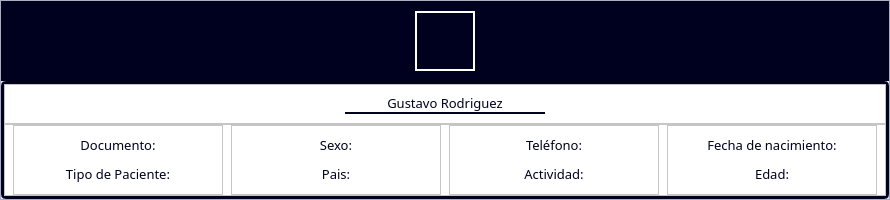
                        <widget class="QFrame" name="data_title_patient_s">
                         <property name="minimumSize">
                          <size>
                           <width>890</width>
                           <height>200</height>
                          </size>
                         </property>
                         <property name="maximumSize">
                          <size>
                           <width>890</width>
                           <height>200</height>
                          </size>
                         </property>
                         <property name="styleSheet">
                          <string notr="true">#data_title_patient {
border: 1px solid;
border-radius: 5px;
border-color: rgb(0, 0, 61);
}

QFrame {
background-color: rgb(221, 226, 249);
}</string>
                         </property>
                         <property name="frameShape">
                          <enum>QFrame::StyledPanel</enum>
                         </property>
                         <property name="frameShadow">
                          <enum>QFrame::Raised</enum>
                         </property>
                         <layout class="QVBoxLayout" name="verticalLayout_13">
                          <property name="spacing">
                           <number>0</number>
                          </property>
                          <property name="leftMargin">
                           <number>0</number>
                          </property>
                          <property name="topMargin">
                           <number>0</number>
                          </property>
                          <property name="rightMargin">
                           <number>0</number>
                          </property>
                          <property name="bottomMargin">
                           <number>0</number>
                          </property>
                          <item>
                           <widget class="QFrame" name="fr_photo_patient_s">
                            <property name="maximumSize">
                             <size>
                              <width>16777215</width>
                              <height>80</height>
                             </size>
                            </property>
                            <property name="styleSheet">
                             <string notr="true">background-color: rgb(0, 0, 31)</string>
                            </property>
                            <property name="frameShape">
                             <enum>QFrame::StyledPanel</enum>
                            </property>
                            <property name="frameShadow">
                             <enum>QFrame::Raised</enum>
                            </property>
                            <layout class="QHBoxLayout" name="horizontalLayout_7">
                             <item alignment="Qt::AlignHCenter">
                              <widget class="QLabel" name="photo_patient_s">
                               <property name="minimumSize">
                                <size>
                                 <width>60</width>
                                 <height>60</height>
                                </size>
                               </property>
                               <property name="maximumSize">
                                <size>
                                 <width>60</width>
                                 <height>60</height>
                                </size>
                               </property>
                               <property name="styleSheet">
                                <string notr="true">border: 2px solid;
border-color: white;</string>
                               </property>
                               <property name="text">
                                <string/>
                               </property>
                               <property name="pixmap">
                                <pixmap>weas de la interface/images/foto-p.png</pixmap>
                               </property>
                               <property name="scaledContents">
                                <bool>true</bool>
                               </property>
                              </widget>
                             </item>
                            </layout>
                           </widget>
                          </item>
                          <item>
                           <widget class="QFrame" name="fr_data_patient_s">
                            <property name="font">
                             <font>
                              <pointsize>10</pointsize>
                             </font>
                            </property>
                            <property name="styleSheet">
                             <string notr="true">#fr_data_patient_s {
border: 3px solid;
border-radius: 5px;
border-color: rgb(0, 0, 31);
}

QFrame {
background-color: white;
}

QLabel {
background-color: white;
color: rgb(0, 0, 31);
}</string>
                            </property>
                            <property name="frameShape">
                             <enum>QFrame::StyledPanel</enum>
                            </property>
                            <property name="frameShadow">
                             <enum>QFrame::Raised</enum>
                            </property>
                            <layout class="QVBoxLayout" name="verticalLayout_14">
                             <property name="spacing">
                              <number>0</number>
                             </property>
                             <property name="leftMargin">
                              <number>0</number>
                             </property>
                             <property name="topMargin">
                              <number>0</number>
                             </property>
                             <property name="rightMargin">
                              <number>0</number>
                             </property>
                             <property name="bottomMargin">
                              <number>0</number>
                             </property>
                             <item>
                              <widget class="QFrame" name="fr_name_s">
                               <property name="minimumSize">
                                <size>
                                 <width>0</width>
                                 <height>40</height>
                                </size>
                               </property>
                               <property name="maximumSize">
                                <size>
                                 <width>16777215</width>
                                 <height>40</height>
                                </size>
                               </property>
                               <property name="frameShape">
                                <enum>QFrame::StyledPanel</enum>
                               </property>
                               <property name="frameShadow">
                                <enum>QFrame::Raised</enum>
                               </property>
                               <layout class="QHBoxLayout" name="horizontalLayout_14">
                                <item>
                                 <widget class="QLabel" name="nombrec_s">
                                  <property name="minimumSize">
                                   <size>
                                    <width>200</width>
                                    <height>20</height>
                                   </size>
                                  </property>
                                  <property name="maximumSize">
                                   <size>
                                    <width>200</width>
                                    <height>20</height>
                                   </size>
                                  </property>
                                  <property name="font">
                                   <font>
                                    <family>Circular Std Book</family>
                                    <pointsize>10</pointsize>
                                   </font>
                                  </property>
                                  <property name="styleSheet">
                                   <string notr="true">border-bottom: 2px solid;
border-radius: 30px;
border-color: rgb(0, 0, 31);</string>
                                  </property>
                                  <property name="text">
                                   <string>Gustavo Rodriguez</string>
                                  </property>
                                  <property name="alignment">
                                   <set>Qt::AlignCenter</set>
                                  </property>
                                 </widget>
                                </item>
                               </layout>
                              </widget>
                             </item>
                             <item>
                              <widget class="QFrame" name="fr_datapatient_s">
                               <property name="frameShape">
                                <enum>QFrame::StyledPanel</enum>
                               </property>
                               <property name="frameShadow">
                                <enum>QFrame::Raised</enum>
                               </property>
                               <layout class="QHBoxLayout" name="horizontalLayout_15">
                                <property name="spacing">
                                 <number>0</number>
                                </property>
                                <property name="leftMargin">
                                 <number>0</number>
                                </property>
                                <property name="topMargin">
                                 <number>0</number>
                                </property>
                                <property name="rightMargin">
                                 <number>0</number>
                                </property>
                                <property name="bottomMargin">
                                 <number>0</number>
                                </property>
                                <item>
                                 <widget class="QFrame" name="fr_datap_s1">
                                  <property name="minimumSize">
                                   <size>
                                    <width>210</width>
                                    <height>0</height>
                                   </size>
                                  </property>
                                  <property name="maximumSize">
                                   <size>
                                    <width>210</width>
                                    <height>16777215</height>
                                   </size>
                                  </property>
                                  <property name="frameShape">
                                   <enum>QFrame::StyledPanel</enum>
                                  </property>
                                  <property name="frameShadow">
                                   <enum>QFrame::Raised</enum>
                                  </property>
                                  <layout class="QVBoxLayout" name="verticalLayout_15">
                                   <property name="spacing">
                                    <number>0</number>
                                   </property>
                                   <property name="leftMargin">
                                    <number>0</number>
                                   </property>
                                   <property name="topMargin">
                                    <number>0</number>
                                   </property>
                                   <property name="rightMargin">
                                    <number>0</number>
                                   </property>
                                   <property name="bottomMargin">
                                    <number>0</number>
                                   </property>
                                   <item alignment="Qt::AlignHCenter">
                                    <widget class="QLabel" name="documento_s">
                                     <property name="minimumSize">
                                      <size>
                                       <width>150</width>
                                       <height>20</height>
                                      </size>
                                     </property>
                                     <property name="maximumSize">
                                      <size>
                                       <width>16777215</width>
                                       <height>20</height>
                                      </size>
                                     </property>
                                     <property name="font">
                                      <font>
                                       <family>Circular Std Book</family>
                                       <pointsize>10</pointsize>
                                      </font>
                                     </property>
                                     <property name="styleSheet">
                                      <string notr="true"/>
                                     </property>
                                     <property name="text">
                                      <string>Documento:</string>
                                     </property>
                                     <property name="alignment">
                                      <set>Qt::AlignCenter</set>
                                     </property>
                                    </widget>
                                   </item>
                                   <item alignment="Qt::AlignHCenter">
                                    <widget class="QLabel" name="tipo_patient_s">
                                     <property name="minimumSize">
                                      <size>
                                       <width>150</width>
                                       <height>20</height>
                                      </size>
                                     </property>
                                     <property name="maximumSize">
                                      <size>
                                       <width>16777215</width>
                                       <height>20</height>
                                      </size>
                                     </property>
                                     <property name="font">
                                      <font>
                                       <family>Circular Std Book</family>
                                       <pointsize>10</pointsize>
                                      </font>
                                     </property>
                                     <property name="styleSheet">
                                      <string notr="true"/>
                                     </property>
                                     <property name="text">
                                      <string>Tipo de Paciente:</string>
                                     </property>
                                     <property name="alignment">
                                      <set>Qt::AlignCenter</set>
                                     </property>
                                    </widget>
                                   </item>
                                  </layout>
                                 </widget>
                                </item>
                                <item>
                                 <widget class="QFrame" name="fr_datap_s2">
                                  <property name="minimumSize">
                                   <size>
                                    <width>210</width>
                                    <height>0</height>
                                   </size>
                                  </property>
                                  <property name="maximumSize">
                                   <size>
                                    <width>210</width>
                                    <height>16777215</height>
                                   </size>
                                  </property>
                                  <property name="frameShape">
                                   <enum>QFrame::StyledPanel</enum>
                                  </property>
                                  <property name="frameShadow">
                                   <enum>QFrame::Raised</enum>
                                  </property>
                                  <layout class="QVBoxLayout" name="verticalLayout_16">
                                   <property name="spacing">
                                    <number>0</number>
                                   </property>
                                   <property name="leftMargin">
                                    <number>0</number>
                                   </property>
                                   <property name="topMargin">
                                    <number>0</number>
                                   </property>
                                   <property name="rightMargin">
                                    <number>0</number>
                                   </property>
                                   <property name="bottomMargin">
                                    <number>0</number>
                                   </property>
                                   <item alignment="Qt::AlignHCenter">
                                    <widget class="QLabel" name="sexo_s">
                                     <property name="minimumSize">
                                      <size>
                                       <width>150</width>
                                       <height>20</height>
                                      </size>
                                     </property>
                                     <property name="maximumSize">
                                      <size>
                                       <width>16777215</width>
                                       <height>20</height>
                                      </size>
                                     </property>
                                     <property name="font">
                                      <font>
                                       <family>Circular Std Book</family>
                                       <pointsize>10</pointsize>
                                      </font>
                                     </property>
                                     <property name="styleSheet">
                                      <string notr="true"/>
                                     </property>
                                     <property name="text">
                                      <string>Sexo:</string>
                                     </property>
                                     <property name="alignment">
                                      <set>Qt::AlignCenter</set>
                                     </property>
                                    </widget>
                                   </item>
                                   <item alignment="Qt::AlignHCenter">
                                    <widget class="QLabel" name="nombrec_s_5">
                                     <property name="minimumSize">
                                      <size>
                                       <width>150</width>
                                       <height>20</height>
                                      </size>
                                     </property>
                                     <property name="maximumSize">
                                      <size>
                                       <width>16777215</width>
                                       <height>20</height>
                                      </size>
                                     </property>
                                     <property name="font">
                                      <font>
                                       <family>Circular Std Book</family>
                                       <pointsize>10</pointsize>
                                      </font>
                                     </property>
                                     <property name="styleSheet">
                                      <string notr="true"/>
                                     </property>
                                     <property name="text">
                                      <string>Pais:</string>
                                     </property>
                                     <property name="alignment">
                                      <set>Qt::AlignCenter</set>
                                     </property>
                                    </widget>
                                   </item>
                                  </layout>
                                 </widget>
                                </item>
                                <item>
                                 <widget class="QFrame" name="fr_datap_s3">
                                  <property name="minimumSize">
                                   <size>
                                    <width>210</width>
                                    <height>0</height>
                                   </size>
                                  </property>
                                  <property name="maximumSize">
                                   <size>
                                    <width>210</width>
                                    <height>16777215</height>
                                   </size>
                                  </property>
                                  <property name="frameShape">
                                   <enum>QFrame::StyledPanel</enum>
                                  </property>
                                  <property name="frameShadow">
                                   <enum>QFrame::Raised</enum>
                                  </property>
                                  <layout class="QVBoxLayout" name="verticalLayout_36">
                                   <property name="spacing">
                                    <number>0</number>
                                   </property>
                                   <property name="leftMargin">
                                    <number>0</number>
                                   </property>
                                   <property name="topMargin">
                                    <number>0</number>
                                   </property>
                                   <property name="rightMargin">
                                    <number>0</number>
                                   </property>
                                   <property name="bottomMargin">
                                    <number>0</number>
                                   </property>
                                   <item alignment="Qt::AlignHCenter">
                                    <widget class="QLabel" name="telf_s">
                                     <property name="minimumSize">
                                      <size>
                                       <width>150</width>
                                       <height>20</height>
                                      </size>
                                     </property>
                                     <property name="maximumSize">
                                      <size>
                                       <width>16777215</width>
                                       <height>20</height>
                                      </size>
                                     </property>
                                     <property name="font">
                                      <font>
                                       <family>Circular Std Book</family>
                                       <pointsize>10</pointsize>
                                      </font>
                                     </property>
                                     <property name="styleSheet">
                                      <string notr="true"/>
                                     </property>
                                     <property name="text">
                                      <string>Teléfono:</string>
                                     </property>
                                     <property name="alignment">
                                      <set>Qt::AlignCenter</set>
                                     </property>
                                    </widget>
                                   </item>
                                   <item alignment="Qt::AlignHCenter">
                                    <widget class="QLabel" name="Act_fisica_s">
                                     <property name="minimumSize">
                                      <size>
                                       <width>150</width>
                                       <height>20</height>
                                      </size>
                                     </property>
                                     <property name="maximumSize">
                                      <size>
                                       <width>16777215</width>
                                       <height>20</height>
                                      </size>
                                     </property>
                                     <property name="font">
                                      <font>
                                       <family>Circular Std Book</family>
                                       <pointsize>10</pointsize>
                                      </font>
                                     </property>
                                     <property name="styleSheet">
                                      <string notr="true"/>
                                     </property>
                                     <property name="text">
                                      <string>Actividad:</string>
                                     </property>
                                     <property name="alignment">
                                      <set>Qt::AlignCenter</set>
                                     </property>
                                    </widget>
                                   </item>
                                  </layout>
                                 </widget>
                                </item>
                                <item>
                                 <widget class="QFrame" name="fr_datap_s4">
                                  <property name="minimumSize">
                                   <size>
                                    <width>210</width>
                                    <height>0</height>
                                   </size>
                                  </property>
                                  <property name="maximumSize">
                                   <size>
                                    <width>210</width>
                                    <height>16777215</height>
                                   </size>
                                  </property>
                                  <property name="frameShape">
                                   <enum>QFrame::StyledPanel</enum>
                                  </property>
                                  <property name="frameShadow">
                                   <enum>QFrame::Raised</enum>
                                  </property>
                                  <layout class="QVBoxLayout" name="verticalLayout_37">
                                   <property name="spacing">
                                    <number>0</number>
                                   </property>
                                   <property name="leftMargin">
                                    <number>0</number>
                                   </property>
                                   <property name="topMargin">
                                    <number>0</number>
                                   </property>
                                   <property name="rightMargin">
                                    <number>0</number>
                                   </property>
                                   <property name="bottomMargin">
                                    <number>0</number>
                                   </property>
                                   <item>
                                    <widget class="QLabel" name="fnacimiento_s">
                                     <property name="minimumSize">
                                      <size>
                                       <width>160</width>
                                       <height>20</height>
                                      </size>
                                     </property>
                                     <property name="maximumSize">
                                      <size>
                                       <width>16777215</width>
                                       <height>20</height>
                                      </size>
                                     </property>
                                     <property name="font">
                                      <font>
                                       <family>Circular Std Book</family>
                                       <pointsize>10</pointsize>
                                      </font>
                                     </property>
                                     <property name="styleSheet">
                                      <string notr="true"/>
                                     </property>
                                     <property name="text">
                                      <string>Fecha de nacimiento:</string>
                                     </property>
                                     <property name="alignment">
                                      <set>Qt::AlignCenter</set>
                                     </property>
                                    </widget>
                                   </item>
                                   <item>
                                    <widget class="QLabel" name="edad_s">
                                     <property name="minimumSize">
                                      <size>
                                       <width>150</width>
                                       <height>20</height>
                                      </size>
                                     </property>
                                     <property name="maximumSize">
                                      <size>
                                       <width>16777215</width>
                                       <height>20</height>
                                      </size>
                                     </property>
                                     <property name="font">
                                      <font>
                                       <family>Circular Std Book</family>
                                       <pointsize>10</pointsize>
                                      </font>
                                     </property>
                                     <property name="styleSheet">
                                      <string notr="true"/>
                                     </property>
                                     <property name="text">
                                      <string>Edad:</string>
                                     </property>
                                     <property name="alignment">
                                      <set>Qt::AlignCenter</set>
                                     </property>
                                    </widget>
                                   </item>
                                  </layout>
                                 </widget>
                                </item>
                               </layout>
                              </widget>
                             </item>
                            </layout>
                           </widget>
                          </item>
                         </layout>
                        </widget>
